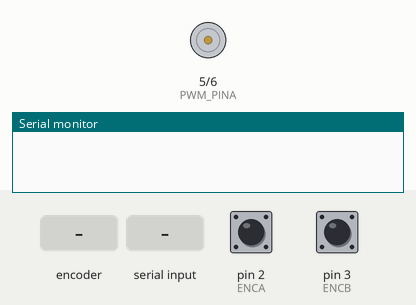
This sketch was run on a simulated Arduino Uno, built with avr-gcc and run on an emulated ATmega328P. Parts: motor-driver pin pairs drawn as motors (green arrow = first pin HIGH = forward, orange = second pin HIGH = backward, longer = more drive), the last lines printed to the serial monitor. The inputs (shaded band) are chosen by the test bench; at power-on: pin 2 (ENCA) HIGH, pin 3 (ENCB) HIGH.

Above: at 1.2 s.
1.3 s: rotary encoder on pin 2 (ENCA) / pin 3 (ENCB) turned 3 steps (first pin leading)
At 1.49 s:
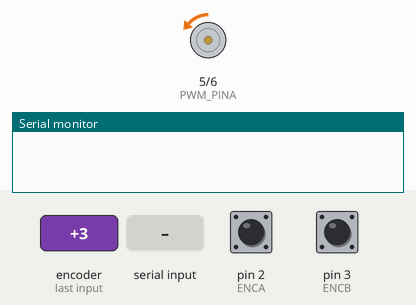
3.4 s: "1" received over the second serial link
At 4.1 s:
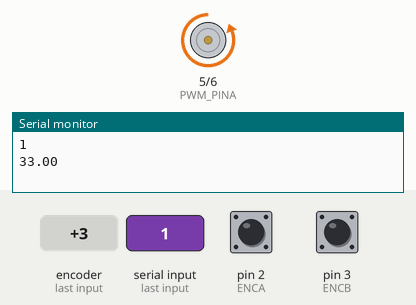
Timing chart, 0 to 6.4 s (numbered marks = the images above; inputs shaded):
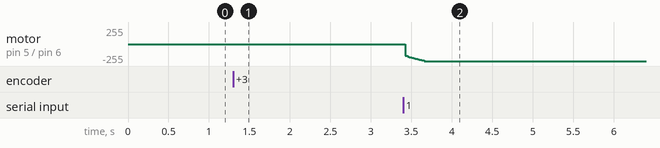

The sketch:

sketch_may19a.ino
```cpp
#include <SoftwareSerial.h>
#include <util/atomic.h>
#define ENCA 2
#define ENCB 3
#define PWM_PINA 5
#define PWM_PINB 6

const byte rxpin = 8;
const byte txpin = 9;
SoftwareSerial myserial (rxpin, txpin);
char w;
int pwm;

int cnt = 0;

long prevT = 0;
int posPrev = 0;
volatile int pos_i = 0;

float vFilt = 0;
float vPrev = 0;

float eintegral = 0;

float vt = 0;
void setup() {
  // put your setup code here, to run once:
  Serial.begin(9600);
  myserial.begin(9600);
  pinMode(PWM_PINA, OUTPUT);
  pinMode(PWM_PINB, OUTPUT);
  pinMode(ENCA, INPUT);
  pinMode(ENCB, INPUT);

  attachInterrupt(digitalPinToInterrupt(ENCA), readEncoder, RISING);
}

void loop() {

if(myserial.available()){
  char w = myserial.read();
  switch(w) {
    case '0': vt = 0.0; break;
    case '1': vt = 33.0; break;
    case '2': vt = 45.0; break;
    case '3': vt = 78.0; break;
  }
  Serial.println(w);
  Serial.println(vt);
}

int pos = 0;
ATOMIC_BLOCK(ATOMIC_RESTORESTATE){
  pos = pos_i;
}

long currT = micros();
float deltaT = ((float) (currT- prevT))/1.0e6;
float velocity = (pos - posPrev)/deltaT;
posPrev = pos;
prevT = currT;

//switch to RPM
float v = velocity/360.0*60.0;

//low pass filter to filter out noise
vFilt = 0.854*vFilt + 0.0728*v + 0.0728*vPrev;
vPrev = v;

//control signal
float kp = 5;
float ki = 10;
float e = vt - vFilt;
eintegral = eintegral + e * deltaT;
float u = kp * e + ki * eintegral;

int dir = 1;
if(u < 0)
  dir = -1;
pwm = (int) fabs(u);
if(pwm > 255)
  pwm = 255;

setMotor(dir, pwm);

//Serial.println(v);
//for consistent sampling
delay(1);
}

void setMotor(int dir, int pwmVal)
{
  if(dir == 1)
    analogWrite(PWM_PINB, pwmVal);
  if(dir == -1)
    analogWrite(PWM_PINA, pwmVal);
}

void readEncoder()
{
  int b = digitalRead(ENCB);
  int increment = 0;
  if(b > 0)
    increment = 1;
  else
    increment = -1;
   pos_i = pos_i + increment;
}
```

Measured:
- after the input at 1.3 s, motor on pin 5 (PWM_PINA) / pin 6 (PWM_PINB): stopped → backward 1/255 after 0.09 s, → backward 3/255 0.20 s later, → backward 4/255 0.20 s later
- after the input at 3.4 s, motor on pin 5 (PWM_PINA) / pin 6 (PWM_PINB): moves from backward 4/255 to backward 255/255 over 0.23 s, starting at once
